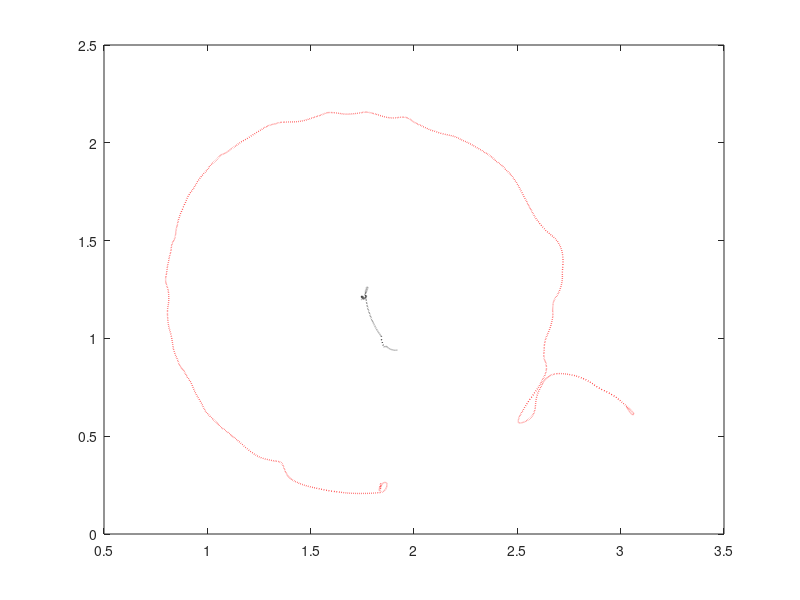

Source code (MATLAB): (Note: this script raises an error after producing the figure.)
%====================================================================%
%          SPOT Plotting Functions Example #2
% 
% This script shows a basic example on using the provided plotting
% functions to plot experiment data using the arm. This data is from
% the combined experiment (see, e.g., 2025 AAS/AIAA Space Flight 
% Mechanics Meeting).
% 
% Author: Courtney Savytska
% Date: September 2024
%====================================================================%

clear all
clc

% Adding parent directory to the path, which contains the plotting functions
parentDirectory = fileparts(cd);
addpath(parentDirectory)  

%===================%
%   LOADING A FILE
%===================%
load('Example Saved Data/SuccessfulExperimentResults_Jan14_2024.mat')

%===================%
%   LOADING DATA
%===================%
start = 600;
fin = length(dataClass_rt.Time_s);

t = dataClass_rt.Time_s(start:fin);

% PhaseSpace data of BLACK
PSx = dataClass_rt.BLACK_Px_m(start:fin);
PSy = dataClass_rt.BLACK_Py_m(start:fin);
PSyaw = dataClass_rt.BLACK_Rz_rad(start:fin);

% PhaseSpace data of RED
rPSx = dataClass_rt.RED_Px_m(start:fin);
rPSy = dataClass_rt.RED_Py_m(start:fin);
rPSyaw = dataClass_rt.RED_Rz_rad(start:fin);

% ARM data
ARMq1 = dataClass_rt.ARM_Shoulder_Rz_rad(start:fin);
ARMq2 = dataClass_rt.ARM_Elbow_Rz_rad(start:fin);
ARMq3 = dataClass_rt.ARM_Wrist_Rz_rad(start:fin);

%===================%
%        PLOT
%===================%
fig = figure();

% User can specify indices to show snapshots of the platforms. Typically, 
% these would be the initial and final conditions, but can also include 
% intermediate snapshots as is shown here to display the deployment of the
% manipulator.
indices = [1,1800,3200,3700,4200];
alphas = [0.2, 0.5, 0.7, 1,1]; % transparency for each snapshot; must be same length as 'indices'

% Plotting trajectory
plot(PSx,PSy,'k:','LineWidth',1)
hold on
plot(rPSx,rPSy,'r:','LineWidth',1)

% Plotting spacecraft shapes
for ij = 1:length(indices)
    ind = indices(ij);
    alp = alphas(ij);
    
    spacecraft = DrawSpacecraft([rPSx(ind),rPSy(ind),rPSyaw(ind),5]);
    patch(spacecraft(:,1), spacecraft(:,2), 'w', 'facealpha', alp/2, 'edgecolor', 'r', 'edgealpha',alp)
    
    [shoulder,elbow,wrist] = DrawARM([rPSx(ind),rPSy(ind),rPSyaw(ind),ARMq1(ind),ARMq2(ind),ARMq3(ind)]);
    patch(shoulder(:,1), shoulder(:,2), 'w', 'facealpha', alp, 'edgecolor', 'r', 'edgealpha',alp)
    patch(elbow(:,1), elbow(:,2), 'w', 'facealpha', alp, 'edgecolor', 'r', 'edgealpha',alp)
    patch(wrist(:,1), wrist(:,2), 'w', 'facealpha', alp, 'edgecolor', 'r', 'edgealpha',alp)

    spacecraft = DrawSpacecraft([PSx(ind),PSy(ind),PSyaw(ind),2]);
    patch(spacecraft(:,1), spacecraft(:,2), 'w', 'facealpha', alp/2, 'edgecolor', 'k', 'edgealpha',alp)

end

% Create textbox
annotation(fig,'textbox',...
    [0.705166666666666 0.180952380952381 0.195428571428571 0.0825396825396831],...
    'String',{'Phase 0:','Initial Position'},...
    'HorizontalAlignment','center',...
    'FontName','Times New Roman',...
    'FitBoxToText','off',...
    'EdgeColor','none', ...
    'FontSize',9);

% Create textbox
annotation(fig,'textbox',...
    [0.10397619047619 0.542857142857147 0.195428571428571 0.0825396825396832],...
    'String',{'Phase 2:','Optimal','Manipulator','Deployment'},...
    'HorizontalAlignment','center',...
    'FontName','Times New Roman',...
    'FitBoxToText','off',...
    'EdgeColor','none', ...
    'FontSize',9);

% Create textbox
annotation(fig,'textbox',...
    [0.17088095238095 0.180952380952381 0.32757142857143 0.0825396825396838],...
    'String',{'Phase 3:','Capture and Retraction'},...
    'HorizontalAlignment','center',...
    'FontName','Times New Roman',...
    'FitBoxToText','off',...
    'EdgeColor','none', ...
    'FontSize',9);

% Create textbox
annotation(fig,'textbox',...
    [0.677785714285713 0.776190476190479 0.244238095238096 0.0825396825396831],...
    'String',{'Phase 1:','Deep Learning','Pose Determination','and Pose Tracking'},...
    'HorizontalAlignment','center',...
    'FontName','Times New Roman',...
    'FitBoxToText','off',...
    'EdgeColor','none', ...
    'FontSize',9);

xlabel('X-Position [m]')
ylabel('Y-Position [m]')
fontname(fig,"Times New Roman");
grid on
axis equal;

xlim([0 3.5])
ylim([0 2.4])

saveas(gcf,'SAMPLEFIG-example-2.pdf')


